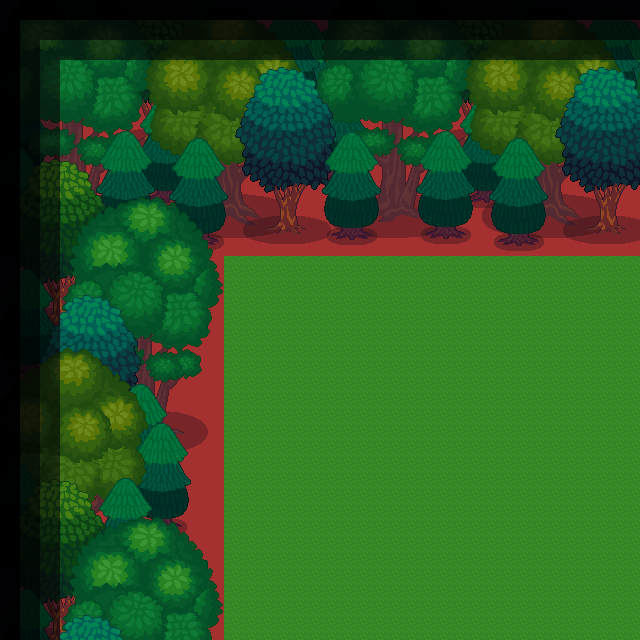

The image is a tile-based game level rendered from a .tmx file. Its description and source (layers, tilesets, objects; grid data summarised) follow:
An orthogonal 40x40 tile map with 16x16 px tiles, 3 tile layers (ground, wall, tree), 3 tilesets.

<map version="1.10" tiledversion="1.10.2" orientation="orthogonal" renderorder="right-down" width="40" height="40" tilewidth="16" tileheight="16" infinite="0" nextlayerid="4" nextobjectid="1">
 <tileset firstgid="1" source="grasslv4.tsx" />
 <tileset firstgid="2" source="lv4_trees.tsx" />
 <tileset firstgid="11" source="wall.tsx" />
 <layer id="1" name="ground" width="40" height="40">
  <properties>
   <property name="unity:SortingLayer" value="Ground" />
   <property name="unity:layer" value="Ground" />
  </properties>
  <data>[1600 cells, 1600 non-empty, 1 distinct tile ids]</data>
 </layer>
 <layer id="2" name="wall" width="40" height="40">
  <properties>
   <property name="unity:ignore" value="Visual" />
   <property name="unity:layer" value="Obstacles" />
  </properties>
  <data>[1600 cells, 976 non-empty, 1 distinct tile ids]</data>
 </layer>
 <layer id="3" name="tree" width="40" height="40">
  <properties>
   <property name="unity:SortingLayer" value="Foreground" />
   <property name="unity:layer" value="Obstacles" />
  </properties>
  <data>[1600 cells, 3 non-empty, 3 distinct tile ids]</data>
 </layer>
</map>
